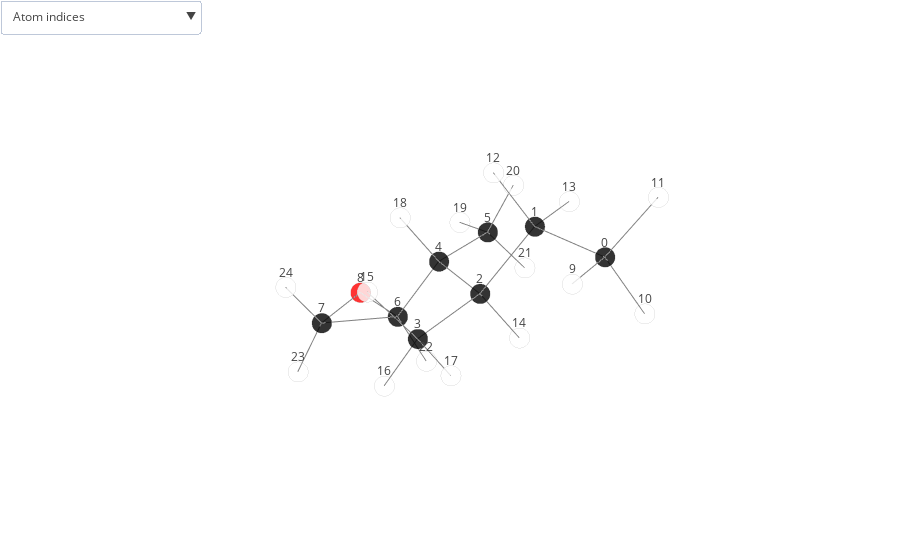

Notebook source saved alongside this figure:
### Code cell
plot_molecule('dsgdb9nsd_100779', structures)

### Figure 1 — Plotly figure (JSON) as saved in the notebook; plotly's stock layout.template omitted (floating-point values rounded to 4 significant figures)
{"data": [{"marker": {"color": ["black", "black", "black", "black", "black", "black", "black", "black", "red", "white", "white", "white", "white", "white", "white", "white", "white", "white", "white", "white", "white", "white", "white", "white", "white"], "line": {"color": "lightgray", "width": 2}, "opacity": 0.8, "size": 7, "symbol": "circle"}, "mode": "markers", "name": "", "text": ["C", "C", "C", "C", "C", "C", "C", "C", "O", "H", "H", "H", "H", "H", "H", "H", "H", "H", "H", "H", "H", "H", "H", "H", "H"], "type": "scatter3d", "uid": "d147f9a8-f373-45c4-b7b1-b3e9f4e175f7", "x": [0.2743, 0.02645, 0.6643, 2.194, 0.2496, -1.272, 0.8898, 2.062, 0.7518, 1.329, -0.04859, -0.2879, 0.3944, -1.055, 0.2761, 2.634, 2.652, 2.484, 0.6186, -1.488, -1.782, -1.707, 0.7135, 2.73, 2.52], "y": [1.533, 0.03794, -0.5334, -0.3742, -2.01, -2.213, -2.563, -3.447, -3.971, 1.758, 2.126, 1.885, -0.5332, -0.1247, 0.05244, -0.9416, -0.7306, 0.672, -2.613, -3.245, -2.016, -1.552, -1.968, -3.476, -3.72], "z": [0.2279, -0.005323, -1.288, -1.268, -1.527, -1.631, -2.789, -2.785, -3.004, 0.41, -0.6353, 1.099, 0.8589, -0.03862, -2.137, -0.4388, -2.194, -1.144, -0.6849, -1.918, -0.6853, -2.392, -3.689, -3.645, -1.835]}, {"hoverinfo": "none", "marker": {"color": "grey", "opacity": 1, "size": 7}, "mode": "lines", "type": "scatter3d", "uid": "5baeec7f-e796-440d-afad-95c7b273c3f0", "x": [0.2743, 0.02645, null, 0.02645, 0.6643, null, 0.6643, 2.194, null, 0.2496, -1.272, null, 0.8898, 2.062, null, 0.7518, 2.062, null, 0.6643, 0.2496, null, 0.2496, 0.8898, null, 0.7518, 0.8898, null, 2.52, 2.062, null, 0.2743, 1.329, null, -1.272, -1.707, null, 0.7135, 0.8898, null, 2.062, 2.73, null, 0.2743, -0.04859, null, -1.782, -1.272, null, 0.2743, -0.2879, null, 0.02645, 0.3944, null, 2.484, 2.194, null, 0.6186, 0.2496, null, -1.488, -1.272, null, 0.02645, -1.055, null, 0.6643, 0.2761, null, 2.194, 2.634, null, 2.652, 2.194, null], "y": [1.533, 0.03794, null, 0.03794, -0.5334, null, -0.5334, -0.3742, null, -2.01, -2.213, null, -2.563, -3.447, null, -3.971, -3.447, null, -0.5334, -2.01, null, -2.01, -2.563, null, -3.971, -2.563, null, -3.72, -3.447, null, 1.533, 1.758, null, -2.213, -1.552, null, -1.968, -2.563, null, -3.447, -3.476, null, 1.533, 2.126, null, -2.016, -2.213, null, 1.533, 1.885, null, 0.03794, -0.5332, null, 0.672, -0.3742, null, -2.613, -2.01, null, -3.245, -2.213, null, 0.03794, -0.1247, null, -0.5334, 0.05244, null, -0.3742, -0.9416, null, -0.7306, -0.3742, null], "z": [0.2279, -0.005323, null, -0.005323, -1.288, null, -1.288, -1.268, null, -1.527, -1.631, null, -2.789, -2.785, null, -3.004, -2.785, null, -1.288, -1.527, null, -1.527, -2.789, null, -3.004, -2.789, null, -1.835, -2.785, null, 0.2279, 0.41, null, -1.631, -2.392, null, -3.689, -2.789, null, -2.785, -3.645, null, 0.2279, -0.6353, null, -0.6853, -1.631, null, 0.2279, 1.099, null, -0.005323, 0.8589, null, -1.144, -1.268, null, -0.6849, -1.527, null, -1.918, -1.631, null, -0.005323, -0.03862, null, -1.288, -2.137, null, -1.268, -0.4388, null, -2.194, -1.268, null]}], "layout": {"margin": {"b": 0, "l": 0, "r": 0, "t": 0}, "scene": {"annotations": [{"showarrow": false, "text": "0", "x": 0.2743, "y": 1.533, "yshift": 15, "z": 0.2279}, {"showarrow": false, "text": "1", "x": 0.02645, "y": 0.03794, "yshift": 15, "z": -0.005323}, {"showarrow": false, "text": "2", "x": 0.6643, "y": -0.5334, "yshift": 15, "z": -1.288}, {"showarrow": false, "text": "3", "x": 2.194, "y": -0.3742, "yshift": 15, "z": -1.268}, {"showarrow": false, "text": "4", "x": 0.2496, "y": -2.01, "yshift": 15, "z": -1.527}, {"showarrow": false, "text": "5", "x": -1.272, "y": -2.213, "yshift": 15, "z": -1.631}, {"showarrow": false, "text": "6", "x": 0.8898, "y": -2.563, "yshift": 15, "z": -2.789}, {"showarrow": false, "text": "7", "x": 2.062, "y": -3.447, "yshift": 15, "z": -2.785}, {"showarrow": false, "text": "8", "x": 0.7518, "y": -3.971, "yshift": 15, "z": -3.004}, {"showarrow": false, "text": "9", "x": 1.329, "y": 1.758, "yshift": 15, "z": 0.41}, {"showarrow": false, "text": "10", "x": -0.04859, "y": 2.126, "yshift": 15, "z": -0.6353}, {"showarrow": false, "text": "11", "x": -0.2879, "y": 1.885, "yshift": 15, "z": 1.099}, {"showarrow": false, "text": "12", "x": 0.3944, "y": -0.5332, "yshift": 15, "z": 0.8589}, {"showarrow": false, "text": "13", "x": -1.055, "y": -0.1247, "yshift": 15, "z": -0.03862}, {"showarrow": false, "text": "14", "x": 0.2761, "y": 0.05244, "yshift": 15, "z": -2.137}, {"showarrow": false, "text": "15", "x": 2.634, "y": -0.9416, "yshift": 15, "z": -0.4388}, {"showarrow": false, "text": "16", "x": 2.652, "y": -0.7306, "yshift": 15, "z": -2.194}, {"showarrow": false, "text": "17", "x": 2.484, "y": 0.672, "yshift": 15, "z": -1.144}, {"showarrow": false, "text": "18", "x": 0.6186, "y": -2.613, "yshift": 15, "z": -0.6849}, {"showarrow": false, "text": "19", "x": -1.488, "y": -3.245, "yshift": 15, "z": -1.918}, {"showarrow": false, "text": "20", "x": -1.782, "y": -2.016, "yshift": 15, "z": -0.6853}, {"showarrow": false, "text": "21", "x": -1.707, "y": -1.552, "yshift": 15, "z": -2.392}, {"showarrow": false, "text": "22", "x": 0.7135, "y": -1.968, "yshift": 15, "z": -3.689}, {"showarrow": false, "text": "23", "x": 2.73, "y": -3.476, "yshift": 15, "z": -3.645}, {"showarrow": false, "text": "24", "x": 2.52, "y": -3.72, "yshift": 15, "z": -1.835}], "aspectmode": "auto", "aspectratio": {"x": 0.8867, "y": 1.198, "z": 0.9411}, "xaxis": {"showgrid": false, "showticklabels": false, "title": {"font": {"color": "white"}}, "type": "linear", "zeroline": false}, "yaxis": {"showgrid": false, "showticklabels": false, "title": {"font": {"color": "white"}}, "type": "linear", "zeroline": false}, "zaxis": {"showgrid": false, "showticklabels": false, "title": {"font": {"color": "white"}}, "type": "linear", "zeroline": false}}, "showlegend": false, "updatemenus": [{"buttons": [{"args": [{"scene.annotations": [{"showarrow": false, "text": 0, "x": 0.2743, "y": 1.533, "yshift": 15, "z": 0.2279}, {"showarrow": false, "text": 1, "x": 0.02645, "y": 0.03794, "yshift": 15, "z": -0.005323}, {"showarrow": false, "text": 2, "x": 0.6643, "y": -0.5334, "yshift": 15, "z": -1.288}, {"showarrow": false, "text": 3, "x": 2.194, "y": -0.3742, "yshift": 15, "z": -1.268}, {"showarrow": false, "text": 4, "x": 0.2496, "y": -2.01, "yshift": 15, "z": -1.527}, {"showarrow": false, "text": 5, "x": -1.272, "y": -2.213, "yshift": 15, "z": -1.631}, {"showarrow": false, "text": 6, "x": 0.8898, "y": -2.563, "yshift": 15, "z": -2.789}, {"showarrow": false, "text": 7, "x": 2.062, "y": -3.447, "yshift": 15, "z": -2.785}, {"showarrow": false, "text": 8, "x": 0.7518, "y": -3.971, "yshift": 15, "z": -3.004}, {"showarrow": false, "text": 9, "x": 1.329, "y": 1.758, "yshift": 15, "z": 0.41}, {"showarrow": false, "text": 10, "x": -0.04859, "y": 2.126, "yshift": 15, "z": -0.6353}, {"showarrow": false, "text": 11, "x": -0.2879, "y": 1.885, "yshift": 15, "z": 1.099}, {"showarrow": false, "text": 12, "x": 0.3944, "y": -0.5332, "yshift": 15, "z": 0.8589}, {"showarrow": false, "text": 13, "x": -1.055, "y": -0.1247, "yshift": 15, "z": -0.03862}, {"showarrow": false, "text": 14, "x": 0.2761, "y": 0.05244, "yshift": 15, "z": -2.137}, {"showarrow": false, "text": 15, "x": 2.634, "y": -0.9416, "yshift": 15, "z": -0.4388}, {"showarrow": false, "text": 16, "x": 2.652, "y": -0.7306, "yshift": 15, "z": -2.194}, {"showarrow": false, "text": 17, "x": 2.484, "y": 0.672, "yshift": 15, "z": -1.144}, {"showarrow": false, "text": 18, "x": 0.6186, "y": -2.613, "yshift": 15, "z": -0.6849}, {"showarrow": false, "text": 19, "x": -1.488, "y": -3.245, "yshift": 15, "z": -1.918}, {"showarrow": false, "text": 20, "x": -1.782, "y": -2.016, "yshift": 15, "z": -0.6853}, {"showarrow": false, "text": 21, "x": -1.707, "y": -1.552, "yshift": 15, "z": -2.392}, {"showarrow": false, "text": 22, "x": 0.7135, "y": -1.968, "yshift": 15, "z": -3.689}, {"showarrow": false, "text": 23, "x": 2.73, "y": -3.476, "yshift": 15, "z": -3.645}, {"showarrow": false, "text": 24, "x": 2.52, "y": -3.72, "yshift": 15, "z": -1.835}]}], "label": "Atom indices", "method": "relayout"}, {"args": [{"scene.annotations": [{"showarrow": false, "text": 1.53, "x": 0.1504, "y": 0.7854, "yshift": 15, "z": 0.1113}, {"showarrow": false, "text": 1.54, "x": 0.3454, "y": -0.2477, "yshift": 15, "z": -0.6468}, {"showarrow": false, "text": 1.54, "x": 1.429, "y": -0.4538, "yshift": 15, "z": -1.278}, {"showarrow": false, "text": 1.54, "x": -0.5114, "y": -2.111, "yshift": 15, "z": -1.579}, {"showarrow": false, "text": 1.47, "x": 1.476, "y": -3.005, "yshift": 15, "z": -2.787}, {"showarrow": false, "text": 1.43, "x": 1.407, "y": -3.709, "yshift": 15, "z": -2.894}, {"showarrow": false, "text": 1.55, "x": 0.4569, "y": -1.272, "yshift": 15, "z": -1.408}, {"showarrow": false, "text": 1.52, "x": 0.5697, "y": -2.286, "yshift": 15, "z": -2.158}, {"showarrow": false, "text": 1.43, "x": 0.8208, "y": -3.267, "yshift": 15, "z": -2.896}, {"showarrow": false, "text": 1.09, "x": 2.291, "y": -3.583, "yshift": 15, "z": -2.31}, {"showarrow": false, "text": 1.09, "x": 0.8017, "y": 1.645, "yshift": 15, "z": 0.3189}, {"showarrow": false, "text": 1.1, "x": -1.49, "y": -1.882, "yshift": 15, "z": -2.012}, {"showarrow": false, "text": 1.09, "x": 0.8017, "y": -2.265, "yshift": 15, "z": -3.239}, {"showarrow": false, "text": 1.09, "x": 2.396, "y": -3.462, "yshift": 15, "z": -3.215}, {"showarrow": false, "text": 1.1, "x": 0.1129, "y": 1.83, "yshift": 15, "z": -0.2037}, {"showarrow": false, "text": 1.09, "x": -1.527, "y": -2.114, "yshift": 15, "z": -1.158}, {"showarrow": false, "text": 1.09, "x": -0.006773, "y": 1.709, "yshift": 15, "z": 0.6632}, {"showarrow": false, "text": 1.1, "x": 0.2104, "y": -0.2476, "yshift": 15, "z": 0.4268}, {"showarrow": false, "text": 1.09, "x": 2.339, "y": 0.1489, "yshift": 15, "z": -1.206}, {"showarrow": false, "text": 1.1, "x": 0.4341, "y": -2.311, "yshift": 15, "z": -1.106}, {"showarrow": false, "text": 1.09, "x": -1.38, "y": -2.729, "yshift": 15, "z": -1.775}, {"showarrow": false, "text": 1.09, "x": -0.5143, "y": -0.04339, "yshift": 15, "z": -0.02197}, {"showarrow": false, "text": 1.1, "x": 0.4702, "y": -0.2405, "yshift": 15, "z": -1.713}, {"showarrow": false, "text": 1.1, "x": 2.414, "y": -0.6579, "yshift": 15, "z": -0.8534}, {"showarrow": false, "text": 1.09, "x": 2.423, "y": -0.5524, "yshift": 15, "z": -1.731}]}], "label": "Bond lengths", "method": "relayout"}, {"args": [{"scene.annotations": [{"showarrow": false, "text": 0, "x": 0.2743, "y": 1.533, "yshift": 15, "z": 0.2279}, {"showarrow": false, "text": 1, "x": 0.02645, "y": 0.03794, "yshift": 15, "z": -0.005323}, {"showarrow": false, "text": 2, "x": 0.6643, "y": -0.5334, "yshift": 15, "z": -1.288}, {"showarrow": false, "text": 3, "x": 2.194, "y": -0.3742, "yshift": 15, "z": -1.268}, {"showarrow": false, "text": 4, "x": 0.2496, "y": -2.01, "yshift": 15, "z": -1.527}, {"showarrow": false, "text": 5, "x": -1.272, "y": -2.213, "yshift": 15, "z": -1.631}, {"showarrow": false, "text": 6, "x": 0.8898, "y": -2.563, "yshift": 15, "z": -2.789}, {"showarrow": false, "text": 7, "x": 2.062, "y": -3.447, "yshift": 15, "z": -2.785}, {"showarrow": false, "text": 8, "x": 0.7518, "y": -3.971, "yshift": 15, "z": -3.004}, {"showarrow": false, "text": 9, "x": 1.329, "y": 1.758, "yshift": 15, "z": 0.41}, {"showarrow": false, "text": 10, "x": -0.04859, "y": 2.126, "yshift": 15, "z": -0.6353}, {"showarrow": false, "text": 11, "x": -0.2879, "y": 1.885, "yshift": 15, "z": 1.099}, {"showarrow": false, "text": 12, "x": 0.3944, "y": -0.5332, "yshift": 15, "z": 0.8589}, {"showarrow": false, "text": 13, "x": -1.055, "y": -0.1247, "yshift": 15, "z": -0.03862}, {"showarrow": false, "text": 14, "x": 0.2761, "y": 0.05244, "yshift": 15, "z": -2.137}, {"showarrow": false, "text": 15, "x": 2.634, "y": -0.9416, "yshift": 15, "z": -0.4388}, {"showarrow": false, "text": 16, "x": 2.652, "y": -0.7306, "yshift": 15, "z": -2.194}, {"showarrow": false, "text": 17, "x": 2.484, "y": 0.672, "yshift": 15, "z": -1.144}, {"showarrow": false, "text": 18, "x": 0.6186, "y": -2.613, "yshift": 15, "z": -0.6849}, {"showarrow": false, "text": 19, "x": -1.488, "y": -3.245, "yshift": 15, "z": -1.918}, {"showarrow": false, "text": 20, "x": -1.782, "y": -2.016, "yshift": 15, "z": -0.6853}, {"showarrow": false, "text": 21, "x": -1.707, "y": -1.552, "yshift": 15, "z": -2.392}, {"showarrow": false, "text": 22, "x": 0.7135, "y": -1.968, "yshift": 15, "z": -3.689}, {"showarrow": false, "text": 23, "x": 2.73, "y": -3.476, "yshift": 15, "z": -3.645}, {"showarrow": false, "text": 24, "x": 2.52, "y": -3.72, "yshift": 15, "z": -1.835}, {"showarrow": false, "text": 1.53, "x": 0.1504, "y": 0.7854, "yshift": 15, "z": 0.1113}, {"showarrow": false, "text": 1.54, "x": 0.3454, "y": -0.2477, "yshift": 15, "z": -0.6468}, {"showarrow": false, "text": 1.54, "x": 1.429, "y": -0.4538, "yshift": 15, "z": -1.278}, {"showarrow": false, "text": 1.54, "x": -0.5114, "y": -2.111, "yshift": 15, "z": -1.579}, {"showarrow": false, "text": 1.47, "x": 1.476, "y": -3.005, "yshift": 15, "z": -2.787}, {"showarrow": false, "text": 1.43, "x": 1.407, "y": -3.709, "yshift": 15, "z": -2.894}, {"showarrow": false, "text": 1.55, "x": 0.4569, "y": -1.272, "yshift": 15, "z": -1.408}, {"showarrow": false, "text": 1.52, "x": 0.5697, "y": -2.286, "yshift": 15, "z": -2.158}, {"showarrow": false, "text": 1.43, "x": 0.8208, "y": -3.267, "yshift": 15, "z": -2.896}, {"showarrow": false, "text": 1.09, "x": 2.291, "y": -3.583, "yshift": 15, "z": -2.31}, {"showarrow": false, "text": 1.09, "x": 0.8017, "y": 1.645, "yshift": 15, "z": 0.3189}, {"showarrow": false, "text": 1.1, "x": -1.49, "y": -1.882, "yshift": 15, "z": -2.012}, {"showarrow": false, "text": 1.09, "x": 0.8017, "y": -2.265, "yshift": 15, "z": -3.239}, {"showarrow": false, "text": 1.09, "x": 2.396, "y": -3.462, "yshift": 15, "z": -3.215}, {"showarrow": false, "text": 1.1, "x": 0.1129, "y": 1.83, "yshift": 15, "z": -0.2037}, {"showarrow": false, "text": 1.09, "x": -1.527, "y": -2.114, "yshift": 15, "z": -1.158}, {"showarrow": false, "text": 1.09, "x": -0.006773, "y": 1.709, "yshift": 15, "z": 0.6632}, {"showarrow": false, "text": 1.1, "x": 0.2104, "y": -0.2476, "yshift": 15, "z": 0.4268}, {"showarrow": false, "text": 1.09, "x": 2.339, "y": 0.1489, "yshift": 15, "z": -1.206}, {"showarrow": false, "text": 1.1, "x": 0.4341, "y": -2.311, "yshift": 15, "z": -1.106}, {"showarrow": false, "text": 1.09, "x": -1.38, "y": -2.729, "yshift": 15, "z": -1.775}, {"showarrow": false, "text": 1.09, "x": -0.5143, "y": -0.04339, "yshift": 15, "z": -0.02197}, {"showarrow": false, "text": 1.1, "x": 0.4702, "y": -0.2405, "yshift": 15, "z": -1.713}, {"showarrow": false, "text": 1.1, "x": 2.414, "y": -0.6579, "yshift": 15, "z": -0.8534}, {"showarrow": false, "text": 1.09, "x": 2.423, "y": -0.5524, "yshift": 15, "z": -1.731}]}], "label": "Atom indices & Bond lengths", "method": "relayout"}, {"args": [{"scene.annotations": []}], "label": "Hide all", "method": "relayout"}], "direction": "down", "xanchor": "left", "yanchor": "top"}]}}
